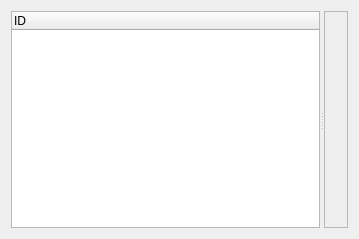
<?xml version="1.0" encoding="UTF-8"?>
<ui version="4.0">
 <class>Form</class>
 <widget class="QWidget" name="Form">
  <property name="geometry">
   <rect>
    <x>0</x>
    <y>0</y>
    <width>359</width>
    <height>239</height>
   </rect>
  </property>
  <property name="windowTitle">
   <string>Form</string>
  </property>
  <layout class="QVBoxLayout" name="verticalLayout_2">
   <item>
    <widget class="QSplitter" name="splitter">
     <property name="orientation">
      <enum>Qt::Horizontal</enum>
     </property>
     <widget class="QTreeWidget" name="treeWidget_proprietes">
      <property name="sizePolicy">
       <sizepolicy hsizetype="Preferred" vsizetype="Preferred">
        <horstretch>0</horstretch>
        <verstretch>0</verstretch>
       </sizepolicy>
      </property>
      <property name="autoScroll">
       <bool>false</bool>
      </property>
      <property name="rootIsDecorated">
       <bool>false</bool>
      </property>
      <property name="wordWrap">
       <bool>true</bool>
      </property>
      <property name="columnCount">
       <number>1</number>
      </property>
      <attribute name="headerDefaultSectionSize">
       <number>40</number>
      </attribute>
      <attribute name="headerStretchLastSection">
       <bool>true</bool>
      </attribute>
      <column>
       <property name="text">
        <string>ID</string>
       </property>
      </column>
     </widget>
     <widget class="QFrame" name="frame">
      <property name="frameShape">
       <enum>QFrame::StyledPanel</enum>
      </property>
      <property name="frameShadow">
       <enum>QFrame::Raised</enum>
      </property>
      <layout class="QVBoxLayout" name="verticalLayout"/>
     </widget>
    </widget>
   </item>
  </layout>
 </widget>
 <resources/>
 <connections/>
</ui>
